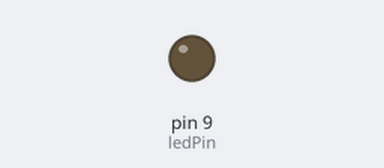
A sketch run on a simulated Arduino Uno, built with avr-gcc and run on an emulated ATmega328P. Shown: output pins drawn as LEDs (lit = HIGH).

Above: at 0.15 s.
At 39.84 s:
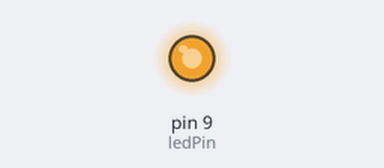
Timing chart, 0 to 40.0 s (numbered marks = the images above):
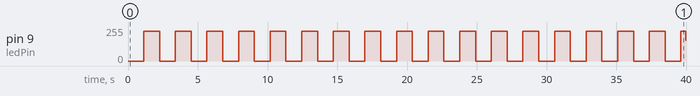

Measured:
- by itself, pin 9 (ledPin): 0/255 → 225/255 at 1.1 s, → 0/255 1.1 s later, → 225/255 1.1 s later, → 0/255 1.1 s later, … (36 changes in this stretch)

The sketch:

Analog_Output.ino
```cpp
// breathing light
const int ledPin=9;

void setup() {
  pinMode(ledPin, OUTPUT);
}

void loop() {
  for(int b=0;b<=225;b++){
    // analogWrite(引脚, 数值)   -->数值对应亮度   1~1023
    analogWrite(ledPin, b);
    delay(5);
  }
  for(int f=225;f>=0;f--){
    analogWrite(ledPin, f);
    delay(5);
  }

}
```
